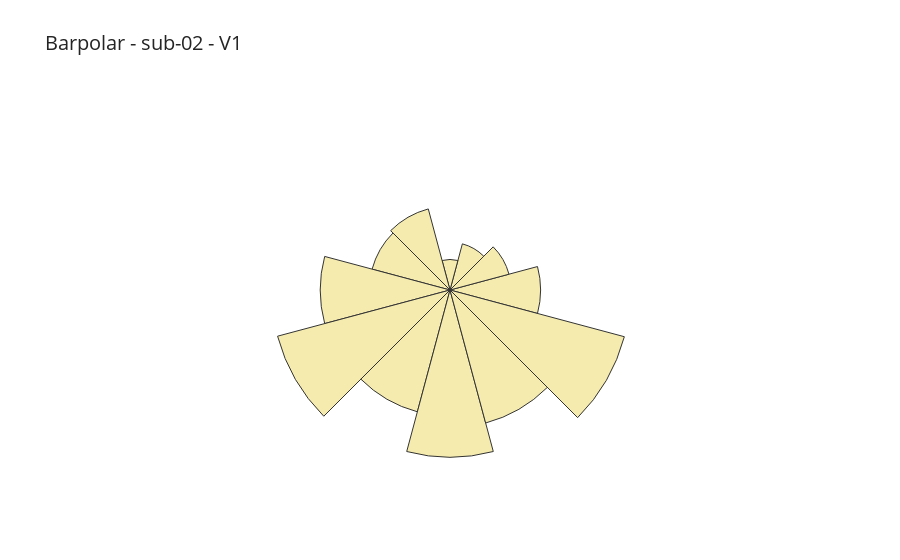

Write notebook code for a chart like this one.
### Markdown cell above
# Barpolar for 1 subject and 1 ROI

### Code cell
# Filtrer les données pour V1 et l'hémisphère droit du sujet 1
roi = 'V1'
df = data.loc[(data['subject']==subject) & (data['rois']==roi)]
df.prf_angle = np.degrees(df.prf_angle)
df.prf_angle = np.mod(df.prf_angle, 360)

# Créer les tranches d'angle polaire
num_slices = 12
theta_slices = np.linspace(0, 360, num_slices+1, endpoint=True)

# Compter le nombre de voxels dans chaque tranche
voxels_counts, _ = np.histogram(df.prf_angle, bins=theta_slices)

# Créer le graphique barpolar
fig = go.Figure(go.Barpolar(r=voxels_counts,
                            theta=theta_slices,
                            width=30,
                            marker_color=roi_colors[0],
                            marker_line_color='black',  # Couleur de la ligne des barres
                            marker_line_width=1,  # Épaisseur de la ligne des barres
                            opacity=0.8  # Opacité des barres
                           ))

# Define parameters
fig.update_polars(radialaxis=dict(visible=False), angularaxis=dict(visible=False), barmode='overlay')
fig.update_layout(title='Barpolar - {} - {} '.format(subject,roi), title_font_size=20, template='simple_white')
# fig.write_image('/home/mchevillard/disks/meso_S/figures/sub-001_polar_V1.pdf')

### Figure 1 — Plotly figure (JSON) as saved in the notebook; plotly's stock layout.template omitted (floating-point values rounded to 4 significant figures)
{"data": [{"marker": {"color": "rgb(243, 231, 155)", "line": {"color": "black", "width": 1}}, "opacity": 0.8, "r": [273, 184, 144, 92, 253, 243, 391, 538, 380, 504, 415, 544], "theta": [0, 30, 60, 90, 120, 150, 180, 210, 240, 270, 300, 330, 360], "type": "barpolar", "width": 30}], "layout": {"autosize": true, "polar": {"angularaxis": {"type": "linear", "visible": false}, "barmode": "overlay", "radialaxis": {"autorange": true, "range": [0, 572.6], "type": "linear", "visible": false}}, "title": {"font": {"size": 20}, "text": "Barpolar - sub-02 - V1 "}}}
